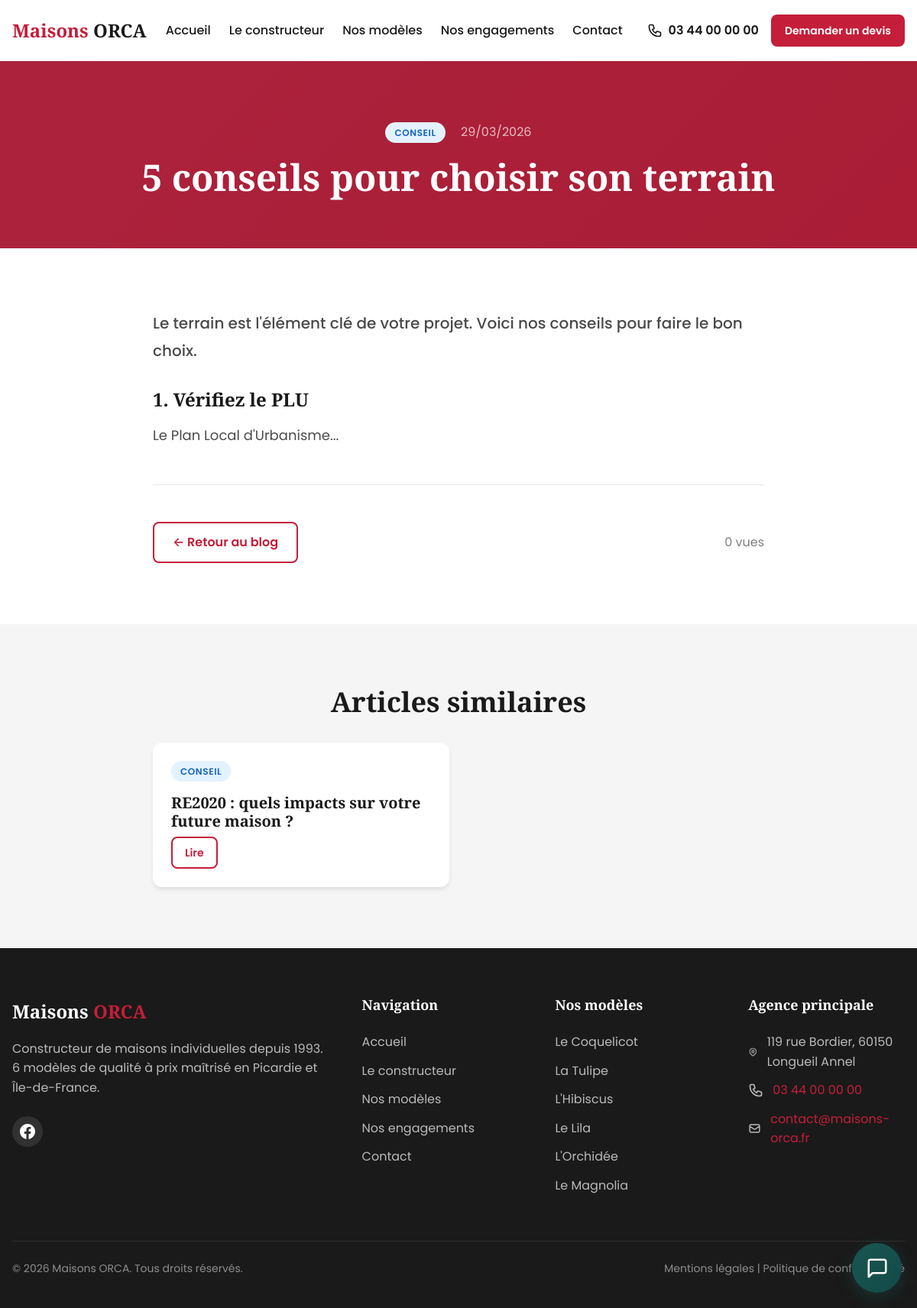
The page /actualite.php?slug=5-conseils-choisir-terrain on the database its author committed.
### tables this page shows
CREATE TABLE actualites (
    id INT PRIMARY KEY AUTO_INCREMENT,
    titre VARCHAR(255) NOT NULL,
    slug VARCHAR(255) NOT NULL UNIQUE,
    extrait TEXT,
    contenu LONGTEXT,
    image VARCHAR(255),
    categorie ENUM('actualite', 'conseil', 'temoignage', 'promo') DEFAULT 'actualite',
    is_active BOOLEAN DEFAULT TRUE,
    is_featured BOOLEAN DEFAULT FALSE,
    nb_vues INT DEFAULT 0,
    published_at DATETIME,
    created_at TIMESTAMP DEFAULT CURRENT_TIMESTAMP,
    updated_at TIMESTAMP DEFAULT CURRENT_TIMESTAMP ON UPDATE CURRENT_TIMESTAMP
);

### includes/config.php (called while the page is built, shortened)
<?php
function url($path = '') {
    if ($path === '') {
        return rtrim(SITE_URL, '/');
    }
    return rtrim(SITE_URL, '/') . '/' . ltrim($path, '/');
}

### actualite.php (the view, shortened to what this page needs)
<?php
require_once 'includes/config.php';
$slug = isset($_GET['slug']) ? clean($_GET['slug']) : '';
$stmt = $pdo->prepare("SELECT * FROM actualites WHERE slug = ? AND is_active = 1");
$stmt->execute([$slug]);
$article = $stmt->fetch();
$pdo->prepare("UPDATE actualites SET nb_vues = nb_vues + 1 WHERE id = ?")->execute([$article['id']]);
$stmt = $pdo->prepare("SELECT * FROM actualites WHERE id != ? AND is_active = 1 AND categorie = ? ORDER BY published_at DESC LIMIT 2");
$stmt->execute([$article['id'], $article['categorie']]);
$similaires = $stmt->fetchAll();
include 'includes/header.php';
?>
<header class="page-header">
    <div class="container">
        <div style="margin-bottom: 1rem;">
            <span class="badge badge-<?php echo $article['categorie']; ?>"><?php echo ucfirst($article['categorie']); ?></span>
            <span style="color: rgba(255,255,255,0.7); margin-left: 1rem;"><?php echo date('d/m/Y', strtotime($article['published_at'])); ?></span>
        </div>
        <h1 class="page-header-title"><?php echo htmlspecialchars($article['titre']); ?></h1>
    </div>
</header>
<section class="section">
    <div class="container">
        <div style="max-width: 800px; margin: 0 auto;">
            <div class="article-content" style="font-size: 1.125rem; line-height: 1.8;">
                <p style="font-size: 1.25rem; font-weight: 500; margin-bottom: 2rem; color: var(--color-gray-dark);">
                    <?php echo htmlspecialchars($article['extrait']); ?>
                </p>
                <?php echo $article['contenu']; ?>
            </div>
            <hr style="margin: 3rem 0; border: none; border-top: 1px solid var(--color-gray-light);">
            <div style="display: flex; justify-content: space-between; align-items: center;">
                <a href="<?php echo url('blog.php'); ?>" class="btn btn-outline">← Retour au blog</a>
                <span style="color: var(--color-gray);"><?php echo $article['nb_vues']; ?> vues</span>
            </div>
        </div>
    </div>
</section>
<?php if ($similaires): ?>
<section class="section section-alt">
    <div class="container">
        <h2 style="text-align: center; margin-bottom: 2rem;">Articles similaires</h2>
        <div class="grid grid-2" style="max-width: 800px; margin: 0 auto;">
            <?php foreach ($similaires as $sim): ?>
            <article class="card">
                <div class="card-content">
                    <span class="badge badge-<?php echo $sim['categorie']; ?>"><?php echo ucfirst($sim['categorie']); ?></span>
                    <h3 class="card-title" style="margin-top: 1rem;"><?php echo htmlspecialchars($sim['titre']); ?></h3>
                    <a href="<?php echo url('actualite.php?slug=' . $sim['slug']); ?>" class="btn btn-outline btn-sm">Lire</a>
                </div>
            </article>
            <?php endforeach; ?>
        </div>
    </div>
</section>
<?php endif; ?>
<?php include 'includes/footer.php'; ?>

### css/style.css (style rules this page uses)
:root { --color-primary: #C41E3A; --color-primary-dark: #9A1830; --color-primary-light: #E85D70; --color-secondary: #2C3E50; --color-secondary-light: #34495E; --color-dark: #1A1A1A; --color-gray-dark: #4A4A4A; --color-gray: #7F7F7F; --color-gray-light: #E8E8E8; --color-gray-lighter: #F5F5F5; --color-white: #FFFFFF; --color-success: #27AE60; --color-warning: #F39C12; --color-error: #E74C3C; --color-info: #3498DB; --font-primary: 'Poppins', -apple-system, BlinkMacSystemFont, 'Segoe UI', Roboto, sans-serif; --font-secondary: 'Playfair Display', Georgia, serif; --text-xs: 0.75rem; --text-sm: 0.875rem; --text-base: 1rem; --text-lg: 1.125rem; --text-xl: 1.25rem; --text-2xl: 1.5rem; --text-3xl: 1.875rem; --text-4xl: 2.25rem; --text-5xl: 3rem; --space-1: 0.25rem; --space-2: 0.5rem; --space-3: 0.75rem; --space-4: 1rem; --space-6: 1.5rem; --space-8: 2rem; --space-12: 3rem; --space-16: 4rem; --space-20: 5rem; --radius-sm: 4px; --radius-md: 8px; --radius-lg: 12px; --radius-xl: 16px; --radius-full: 9999px; --shadow-sm: 0 1px 2px rgba(0,0,0,0.05); --shadow-md: 0 4px 6px -1px rgba(0,0,0,0.1); --shadow-lg: 0 10px 15px -3px rgba(0,0,0,0.1); --shadow-xl: 0 20px 25px -5px rgba(0,0,0,0.1); --transition-fast: 0.15s ease; --transition-base: 0.3s ease; --transition-slow: 0.5s ease; }
*, *::before, *::after { box-sizing: border-box; margin: 0; padding: 0; }
html { scroll-behavior: smooth; font-size: 16px; }
body { font-family: var(--font-primary); font-size: var(--text-base); line-height: 1.6; color: var(--color-gray-dark); background-color: var(--color-white); -webkit-font-smoothing: antialiased; -moz-osx-font-smoothing: grayscale; }
a { color: var(--color-primary); text-decoration: none; transition: color var(--transition-fast); }
h1, h2, h3, h4, h5, h6 { font-family: var(--font-secondary); font-weight: 700; line-height: 1.2; color: var(--color-dark); margin-bottom: var(--space-4); }
h1 { font-size: var(--text-5xl); }
h2 { font-size: var(--text-4xl); }
h3 { font-size: var(--text-3xl); }
p { margin-bottom: var(--space-4); }
.container { width: 100%; max-width: 1280px; margin: 0 auto; padding: 0 var(--space-4); }
.grid { display: grid; gap: var(--space-6); }
.grid-2 { grid-template-columns: repeat(2, 1fr); }
.btn { display: inline-flex; align-items: center; justify-content: center; gap: var(--space-2); padding: var(--space-3) var(--space-6); font-family: var(--font-primary); font-size: var(--text-base); font-weight: 600; text-align: center; text-decoration: none; border: 2px solid transparent; border-radius: var(--radius-md); cursor: pointer; transition: all var(--transition-base); }
.btn-outline { background-color: transparent; color: var(--color-primary); border-color: var(--color-primary); }
.btn-sm { padding: var(--space-2) var(--space-4); font-size: var(--text-sm); }
.badge { display: inline-block; padding: var(--space-1) var(--space-3); font-size: var(--text-xs); font-weight: 600; text-transform: uppercase; letter-spacing: 0.05em; border-radius: var(--radius-full); }
.section { padding: var(--space-20) 0; }
.section-alt { background-color: var(--color-gray-lighter); }
.card { background-color: var(--color-white); border-radius: var(--radius-lg); overflow: hidden; box-shadow: var(--shadow-md); transition: transform var(--transition-base), box-shadow var(--transition-base); }
.card-content { padding: var(--space-6); }
.card-title { font-size: var(--text-xl); margin-bottom: var(--space-2); }
.page-header { background: linear-gradient(135deg, var(--color-secondary) 0%, var(--color-dark) 100%); color: var(--color-white); padding: calc(var(--space-20) + 80px) 0 var(--space-12); text-align: center; }
.page-header-title { color: var(--color-white); margin-bottom: var(--space-4); }

### actualite.php (style rules this page uses)
.badge-conseil { background: #E3F2FD; color: #1565C0; }
.article-content h2 { font-size: 1.5rem; margin: 2rem 0 1rem; }
.article-content p { margin-bottom: 1rem; }

### rows shown on the page
actualites: categorie "CONSEIL", published_at "29/03/2026", titre "5 conseils pour choisir son terrain", extrait "Le terrain est l'élément clé de votre projet. Voici nos conseils pour faire le bon choix.", contenu "1. Vérifiez le PLU Le Plan Local d'Urbanisme...", nb_vues "0"
actualites: categorie "CONSEIL", titre "RE2020 : quels impacts sur votre future maison ?"

### other values the page prints
$site_config['site_phone'] "03 44 00 00 00"
$site_config['site_address'] "119 rue Bordier, 60150 Longueil Annel"
$site_config['site_email'] "contact@maisons-orca.fr"
